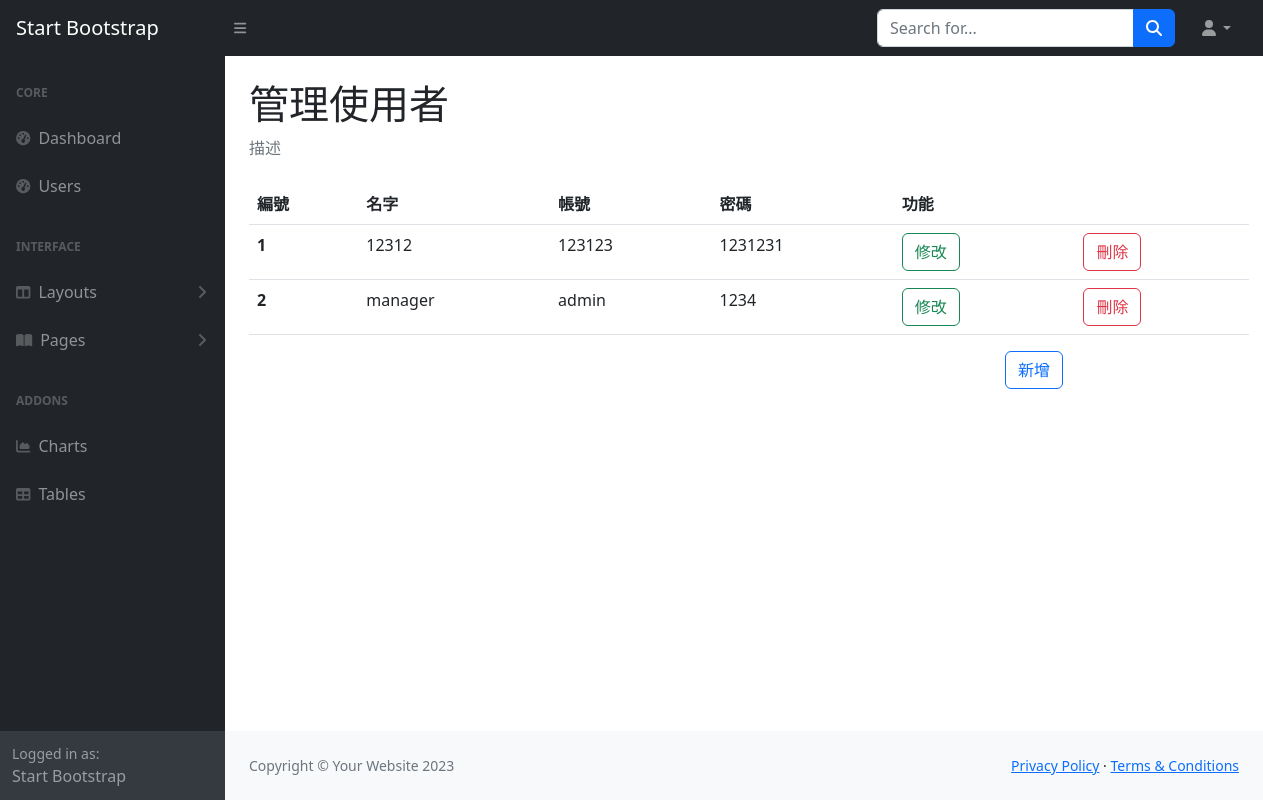
/users, run on an earlier commit of the app's database.
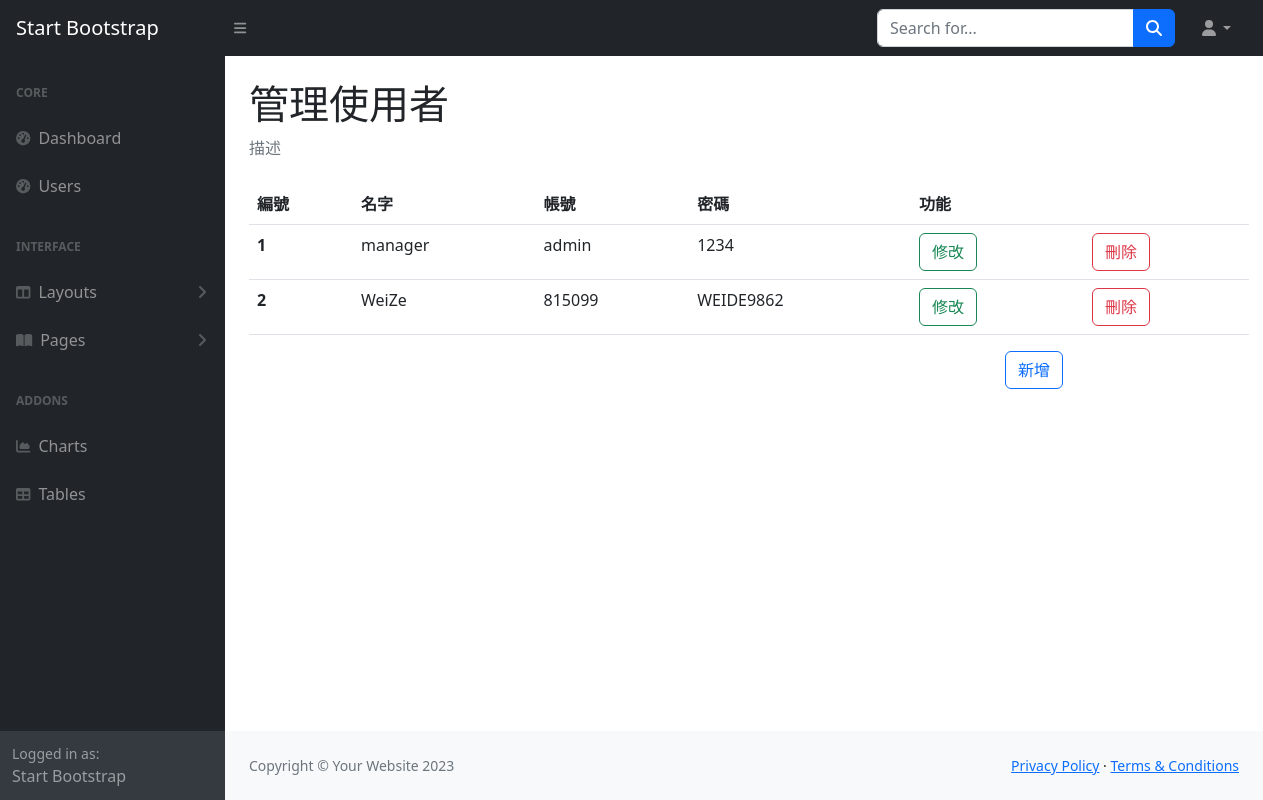
And on a later commit of the database.
### tables this page shows
CREATE TABLE Users (id INTEGER PRIMARY KEY AUTOINCREMENT, name nvarchar (20), account nvarchar (40), password nvarchar (40));

### app.py (the view)
@app.route("/users")
def users():
    with get_db() as cur:
        cur.row_factory = sql.Row
        cur = cur.cursor()
        cur.execute('select * from Users')
        data = cur.fetchall()
        cur.close()
    return render_template("users.html",data = data)

### app.py (called while the page is built)
def get_db():
    db = getattr(g, '_database', None)
    if db is None:
        db = g._database = sql.connect(DATABASE)
    return db

@app.teardown_appcontext
def close_connection(exception):
    db = getattr(g, '_database', None)
    if db is not None:
        db.close()

### templates/users.html (shortened to what this page needs)
{% extends 'layout/back.html' %}
{% block main%}
<h1 class="mt-4">管理使用者</h1>
<ol class="breadcrumb mb-4">
  <li class="breadcrumb-item active">描述</li>
</ol>
<table class="table", style="width: 1000px;">
    <thead>
      <tr>
        <th scope="col">編號</th>
        <th scope="col">名字</th>
        <th scope="col">帳號</th>
        <th scope="col">密碼</th>
        <th scope="col">功能</th>
      </tr>
    </thead>
    <tbody>
      {% for i in range(data|length) %}
      <tr>
        <th scope="row">{{ i+1 }}</th>
        <td>{{ data[i].name }}</td>
        <td>{{ data[i].account }}</td>
        <td>{{ data[i].password }}</td>
        <td>
          <div class="row">
            <div class="col">
              <a type="button" class="btn btn-outline-success" href="/edit/{{ data[i].id }}">修改</a>
            </div>
            <div class="col">
              <form action="/deleteuser/{{ data[i].id }}" method="post">
              <button class="btn btn-outline-danger" onclick="if(confirm('您確定要刪除嗎？')) return true;else return false">刪除</button>
            </form>
            </div>
          </div>
        </td>
      </tr>
      {% endfor %}
    </tbody>
  </table>
<button type="button" class="btn btn-outline-primary" data-bs-toggle="modal" data-bs-target="#create" style="right: 200px; position: absolute;">
  新增
</button>
{% block modal %}
</div>
{% endblock modal %}
{% endblock main%}

### templates/layout/back.html (shortened to what this page needs)
<!DOCTYPE html>
<html lang="en">
    <head>
        <link href="https://cdn.jsdelivr.net/npm/bootstrap@5.3.0-alpha1/dist/css/bootstrap.min.css" rel="stylesheet"
>
        <link href="/static/css/styles.css" rel="stylesheet" />
    </head>
    <body class="sb-nav-fixed">
        <nav class="sb-topnav navbar navbar-expand navbar-dark bg-dark">
            <a class="navbar-brand ps-3" href="index.html">Start Bootstrap</a>
            <button class="btn btn-link btn-sm order-1 order-lg-0 me-4 me-lg-0" id="sidebarToggle" href="#!"><i class="fas fa-bars"></i></button>
            <form class="d-none d-md-inline-block form-inline ms-auto me-0 me-md-3 my-2 my-md-0">
                <div class="input-group">
                    <input class="form-control" type="text" placeholder="Search for..." aria-label="Search for..." aria-describedby="btnNavbarSearch" />
                    <button class="btn btn-primary" id="btnNavbarSearch" type="button"><i class="fas fa-search"></i></button>
                </div>
            </form>
            <ul class="navbar-nav ms-auto ms-md-0 me-3 me-lg-4">
                <li class="nav-item dropdown">
                    <a class="nav-link dropdown-toggle" id="navbarDropdown" href="#" role="button" data-bs-toggle="dropdown" aria-expanded="false"><i class="fas fa-user fa-fw"></i></a>
                </li>
            </ul>
        </nav>
        <div id="layoutSidenav">
            <div id="layoutSidenav_nav">
                <nav class="sb-sidenav accordion sb-sidenav-dark" id="sidenavAccordion">
                    <div class="sb-sidenav-menu">
                        <div class="nav">
                            <div class="sb-sidenav-menu-heading">Core</div>
                            <a class="nav-link" href="/login">
                                <div class="sb-nav-link-icon"><i class="fas fa-tachometer-alt"></i></div>
                                Dashboard
                            </a>
                            <a class="nav-link" href="/users">
                                <div class="sb-nav-link-icon"><i class="fas fa-tachometer-alt"></i></div>
                                Users
                            </a>
                            <div class="sb-sidenav-menu-heading">Interface</div>
                            <a class="nav-link collapsed" href="#" data-bs-toggle="collapse" data-bs-target="#collapseLayouts" aria-expanded="false" aria-controls="collapseLayouts">
                                <div class="sb-nav-link-icon"><i class="fas fa-columns"></i></div>
                                Layouts
                                <div class="sb-sidenav-collapse-arrow"><i class="fas fa-angle-down"></i></div>
                            </a>
                            <a class="nav-link collapsed" href="#" data-bs-toggle="collapse" data-bs-target="#collapsePages" aria-expanded="false" aria-controls="collapsePages">
                                <div class="sb-nav-link-icon"><i class="fas fa-book-open"></i></div>
                                Pages
                                <div class="sb-sidenav-collapse-arrow"><i class="fas fa-angle-down"></i></div>
                            </a>
                            <div class="sb-sidenav-menu-heading">Addons</div>
                            <a class="nav-link" href="charts.html">
                                <div class="sb-nav-link-icon"><i class="fas fa-chart-area"></i></div>
                                Charts
                            </a>
                            <a class="nav-link" href="tables.html">
                                <div class="sb-nav-link-icon"><i class="fas fa-table"></i></div>
                                Tables
                            </a>
                        </div>
                    </div>
                    <div class="sb-sidenav-footer">
                        <div class="small">Logged in as:</div>
                        Start Bootstrap
                    </div>
                </nav>
            </div>
            <div id="layoutSidenav_content">
                <main>
                    <div class="container-fluid px-4">
                        {% block main %}
                        {% endblock main %}
                </main>
                <footer class="py-4 bg-light mt-auto">
                    <div class="container-fluid px-4">
                        <div class="d-flex align-items-center justify-content-between small">
                            <div class="text-muted">Copyright &copy; Your Website 2023</div>
                            <div>
                                <a href="#">Privacy Policy</a>
                                &middot;
                                <a href="#">Terms &amp; Conditions</a>
                            </div>
                        </div>
                    </div>
                </footer>
            </div>
        </div>
    </body>
</html>

What changed in the data, as far as the page shows it:
removed Users: name "12312", account "123123", password "1231231"
added Users: name "WeiZe", account "815099", password "WEIDE9862"
Also different on the page:
new list line: "1 修改 刪除"
new list line: "manager admin 1234"
new list line: "2 修改 刪除"
list line gone: "1 修改 刪除"
list line gone: "2 修改 刪除"
list line gone: "manager admin 1234"
